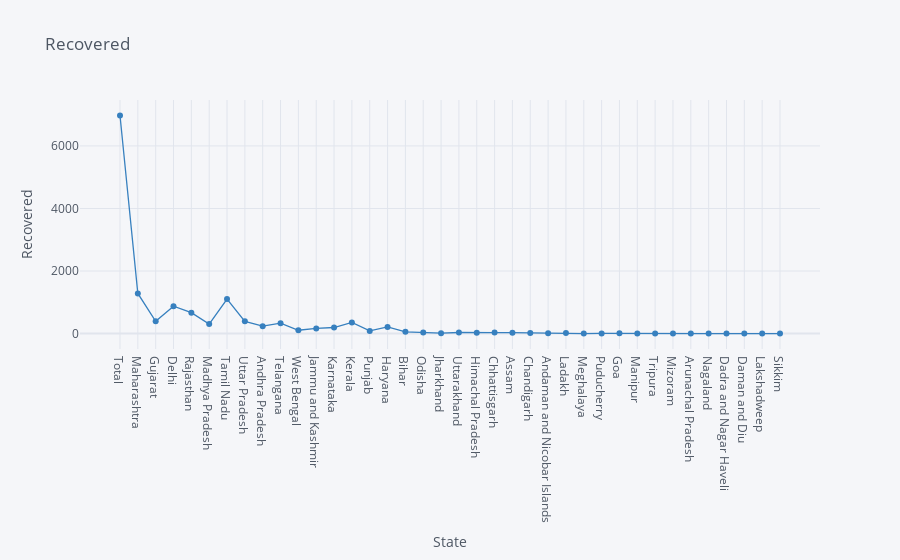

This figure's notebook cell:
### Markdown cell above
# Recovered Cases as per State

### Code cell
df.iplot(kind="scatter",x="State",y="Recovered",mode='markers+lines',title="Recovered",xTitle="State",yTitle="Recovered",colors='blue',size=0)

### Figure 1 — Plotly figure (JSON) as saved in the notebook; plotly's stock layout.template omitted (floating-point values rounded to 4 significant figures)
{"data": [{"line": {"color": "rgba(55, 128, 191, 1.0)", "dash": "solid", "shape": "linear", "width": 1.3}, "marker": {"size": 0, "symbol": "circle"}, "mode": "markers+lines", "name": "Recovered", "text": "", "type": "scatter", "x": ["Total", "Maharashtra", "Gujarat", "Delhi", "Rajasthan", "Madhya Pradesh", "Tamil Nadu", "Uttar Pradesh", "Andhra Pradesh", "Telangana", "West Bengal", "Jammu and Kashmir", "Karnataka", "Kerala", "Punjab", "Haryana", "Bihar", "Odisha", "Jharkhand", "Uttarakhand", "Himachal Pradesh", "Chhattisgarh", "Assam", "Chandigarh", "Andaman and Nicobar Islands", "Ladakh", "Meghalaya", "Puducherry", "Goa", "Manipur", "Tripura", "Mizoram", "Arunachal Pradesh", "Nagaland", "Dadra and Nagar Haveli", "Daman and Diu", "Lakshadweep", "Sikkim"], "y": [6975, 1282, 394, 877, 669, 302, 1101, 391, 235, 332, 105, 164, 193, 355, 84, 213, 56, 35, 13, 33, 22, 32, 27, 17, 11, 16, 0, 4, 7, 2, 2, 0, 1, 0, 0, 0, 0, 0]}], "layout": {"legend": {"bgcolor": "#F5F6F9", "font": {"color": "#4D5663"}}, "paper_bgcolor": "#F5F6F9", "plot_bgcolor": "#F5F6F9", "title": {"font": {"color": "#4D5663"}, "text": "Recovered"}, "xaxis": {"gridcolor": "#E1E5ED", "showgrid": true, "tickfont": {"color": "#4D5663"}, "title": {"font": {"color": "#4D5663"}, "text": "State"}, "zerolinecolor": "#E1E5ED"}, "yaxis": {"gridcolor": "#E1E5ED", "showgrid": true, "tickfont": {"color": "#4D5663"}, "title": {"font": {"color": "#4D5663"}, "text": "Recovered"}, "zerolinecolor": "#E1E5ED"}}}
